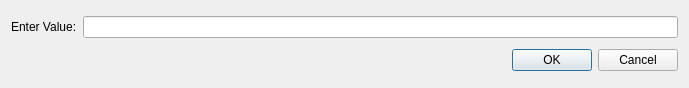
<?xml version="1.0" encoding="UTF-8"?>
<ui version="4.0">
 <class>InputDialog</class>
 <widget class="QDialog" name="InputDialog">
  <property name="geometry">
   <rect>
    <x>0</x>
    <y>0</y>
    <width>689</width>
    <height>88</height>
   </rect>
  </property>
  <property name="windowTitle">
   <string>Enter Value</string>
  </property>
  <layout class="QVBoxLayout" name="verticalLayout">
   <item>
    <layout class="QHBoxLayout" name="horizontalLayout" stretch="0,1">
     <item>
      <widget class="QLabel" name="f_inputLabel">
       <property name="text">
        <string>Enter Value:</string>
       </property>
      </widget>
     </item>
     <item>
      <widget class="QLineEdit" name="f_inputEdit"/>
     </item>
    </layout>
   </item>
   <item>
    <widget class="QDialogButtonBox" name="buttonBox">
     <property name="orientation">
      <enum>Qt::Horizontal</enum>
     </property>
     <property name="standardButtons">
      <set>QDialogButtonBox::Cancel|QDialogButtonBox::Ok</set>
     </property>
    </widget>
   </item>
  </layout>
 </widget>
 <tabstops>
  <tabstop>f_inputEdit</tabstop>
  <tabstop>buttonBox</tabstop>
 </tabstops>
 <resources/>
 <connections>
  <connection>
   <sender>buttonBox</sender>
   <signal>accepted()</signal>
   <receiver>InputDialog</receiver>
   <slot>accept()</slot>
   <hints>
    <hint type="sourcelabel">
     <x>248</x>
     <y>254</y>
    </hint>
    <hint type="destinationlabel">
     <x>157</x>
     <y>274</y>
    </hint>
   </hints>
  </connection>
  <connection>
   <sender>buttonBox</sender>
   <signal>rejected()</signal>
   <receiver>InputDialog</receiver>
   <slot>reject()</slot>
   <hints>
    <hint type="sourcelabel">
     <x>316</x>
     <y>260</y>
    </hint>
    <hint type="destinationlabel">
     <x>286</x>
     <y>274</y>
    </hint>
   </hints>
  </connection>
 </connections>
</ui>
